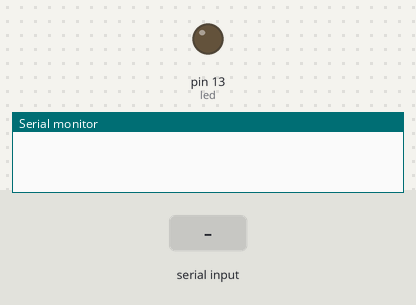
Bench run of a sketch on a simulated Arduino Uno, built with avr-gcc and run on an emulated ATmega328P. Shown: output pins drawn as LEDs (lit = HIGH), the last lines printed to the serial monitor. The inputs (shaded band) are chosen by the test bench.

Above: at 1.2 s.
1.3 s: "L" received over Serial
At 1.9 s:
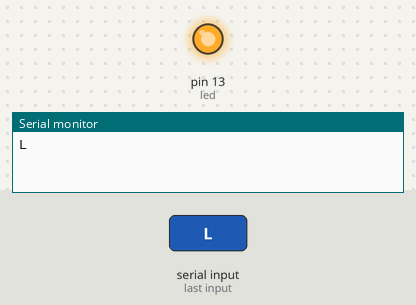
Timing chart, 0 to 4.3 s (numbered marks = the images above; inputs shaded):
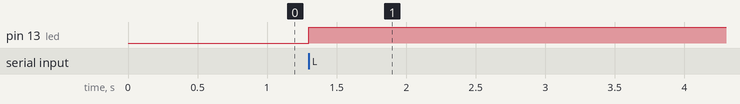

The sketch:

porta-serial.ino
```cpp
// criação de variável
byte valorDigitado;
int led = 13;

void setup(){
  pinMode(led, OUTPUT);
  //configuração da porta serial
 Serial.begin(9600); // porta padrão

}

void loop()
{
  // verificação da existência da porta serial (USB)
  if(Serial.available()) {
    // Serial.read() lê o primeiro byte que está no buffer (memória)
    valorDigitado = Serial.read();

    if(valorDigitado == 'L') {

      digitalWrite(led, HIGH);
      // essa função é o oposto Serial.read() - escreva no Serial, ou seja, envia algo
      // para computador e se o computador estiver disponível, receberá a informação
      Serial.write(valorDigitado);
    }
  }
}
```

Measured:
- after the input at 1.3 s, pin 13 (led): LOW → HIGH at once
